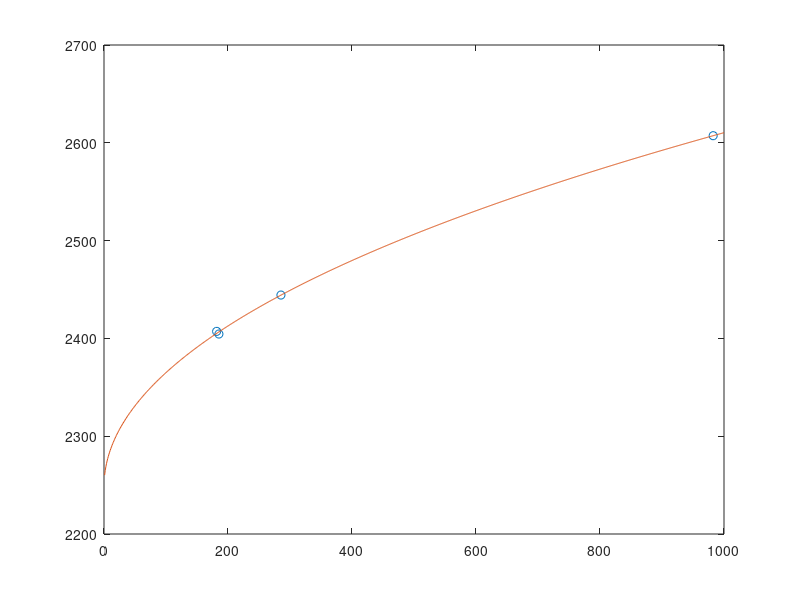

Reproduce this figure in MATLAB.
clear;
sz=4;
x=rand(sz,1).*1000;
y=sqrt(sqrt(x)).*100+rand(sz,1).*50+ones(sz,1).*2000;
plot(x,y,'o');
hold on;
x=[ones(sz,1),x,sqrt(x)];
theta=[0;0;0;0];
regularise=ones(1,10);
regularise=diag(regularise);
regularise(1)=0;
theta=pinv(x'*x)*x'*y;
temp2=[1:1000]';
temp=[ones(1000,1),temp2,sqrt(temp2)];
ans=temp*theta;
plot(temp2,ans);